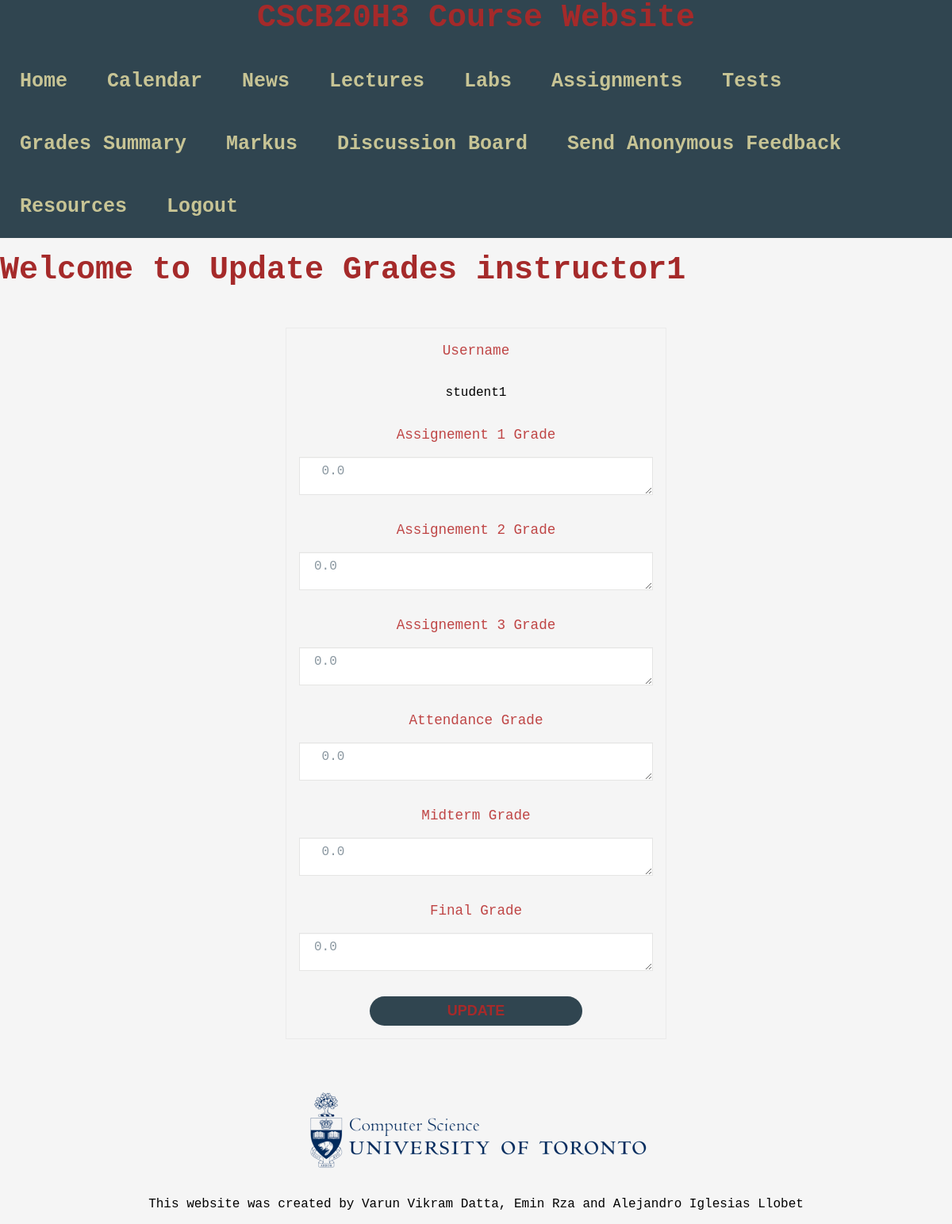
/Update_Grades_Instructor/1 (signed in), run on the app's committed database.
### app.py (models this page shows, shortened)
class Student(db.Model):
    __tablename__ = 'Student'
    id = db.Column(db.Integer, primary_key=True)
    username = db.Column(db.String(100), unique=True, nullable=False)
    email = db.Column(db.String(100), unique=True, nullable=False)
    password = db.Column(db.String(100), nullable=False)
    assignment1 = db.Column(db.Float, nullable=False)
    assignment2 = db.Column(db.Float, nullable=False)
    assignment3 = db.Column(db.Float, nullable=False)
    tut_attendance = db.Column(db.Float, nullable=False)
    midterm = db.Column(db.Float, nullable=False)
    final = db.Column(db.Float, nullable=False)

### app.py (the view)
@app.route('/Update_Grades_Instructor/<int:id>',methods = ['GET', 'POST'])
def Update_Grades_Instructor(id):
    pagename = 'Update Grades'
    Student_to_update = Student.query.get_or_404(id)
    if request.method == "POST":
        Student_to_update.assignment1 = request.form['A1']
        Student_to_update.assignment2 = request.form['A2']
        Student_to_update.assignment3 = request.form['A3']
        Student_to_update.tut_attendance = request.form['Att']
        Student_to_update.midterm = request.form['Mid']
        Student_to_update.final = request.form['Final']
        try:
            db.session.commit()
            return redirect('/View_Grades_Instructor')
        except:
            flash('There was a problem updating the grade',"error")
            return redirect('/View_Grades_Instructor')
    else:
        return render_template('Update_Grades_Instructor.html', pagename = pagename, Student_to_update=Student_to_update)

### templates/Update_Grades_Instructor.html (shortened to what this page needs)
{% extends "template.html" %}
{% block content %}
<h1>Welcome to Update Grades {{session.user}} </h1>
<form action="/Update_Grades_Instructor/{{Student_to_update.id}}" method = "POST" id="update_grades">
    <label for="Name">Username</label>
    <p>{{Student_to_update.username}}</p>
    <label for="A1"> Assignement 1 Grade</label>
    <textarea id="number" name="A1"> {{Student_to_update.assignment1}} </textarea>
    <label for="A2">Assignement 2 Grade</label>
    <textarea id="number" name="A2">{{Student_to_update.assignment2}} </textarea>
    <label for="A3">Assignement 3 Grade</label>
    <textarea id="number" name="A3">{{Student_to_update.assignment3}} </textarea>
    <label for="Attendance">Attendance Grade</label>
    <textarea id="number" name="Att"> {{Student_to_update.tut_attendance}}</textarea>
    <label for="Midterm">Midterm Grade</label>
    <textarea id="number" name="Mid"> {{Student_to_update.midterm}}</textarea>
    <label for="Final">Final Grade</label>
    <textarea id="Final" name="Final">{{Student_to_update.final}} </textarea>
    <button type="register">Update</button>
</form>
{% endblock %}

### static/styles/template.css (style rules this page uses)
html { -webkit-text-size-adjust: 100%; -ms-text-size-adjust: 100%; }
*, *:before, *:after { -moz-box-sizing: border-box; -webkit-box-sizing: border-box; box-sizing: border-box; }
body { background-color:whitesmoke; font-family: "VT323", monospace; margin: 0; }
form { display: flex; gap: 16px; flex-direction: column; align-items: center; max-width: 480px; margin: 50px auto; padding: 16px; border: 1px solid #eaeaea; font-family: "VT323", monospace; justify-content: center; background-color: whitesmoke; }
input[type="text"], input[type="password"], input[type="date"], input[type="datetime"], input[type="email"], input[type="number"], input[type="search"], input[type="tel"], input[type="time"], input[type="url"], textarea, select { background-color: #ffffff; border: 1px solid #e5e5e4; font-size: 16px; height: auto; margin: 0; outline: 0; padding: 8px 18px; height: 48px; width: 100%; color: #8a97a0; box-shadow: 0 1px 0 rgba(0,0,0,0.03) inset; margin-bottom: 16px; transition: all .2s ease; }
button { font-size: 16px; font-weight: 600; text-transform: uppercase; padding: 8px; color: #c7c495; border-bottom: 40px; background-color: #304550; border: 10px whitesmoke; border-radius: 24px; font-size: 18px; text-align: center; width: 60%; color: brown; }
label { display: block; line-height: 24px; font-size: 16px; font-weight: 400; margin-bottom: 4px; }
p { font-family: "VT323", monospace; }
label { font-family: "VT323", monospace; font-size: 1.1rem; color: rgb(191, 69, 69); margin: 0; }
h1 { font-family: "VT323", monospace; font-size: 2.5rem; color: brown; margin: 0; }

### data on the page
Student: username "student1", A1 "0.0", A2 "0.0", A3 "0.0", Att "0.0", Mid "0.0", Final "0.0"

### other printed values
{{ session.user }} "instructor1"
